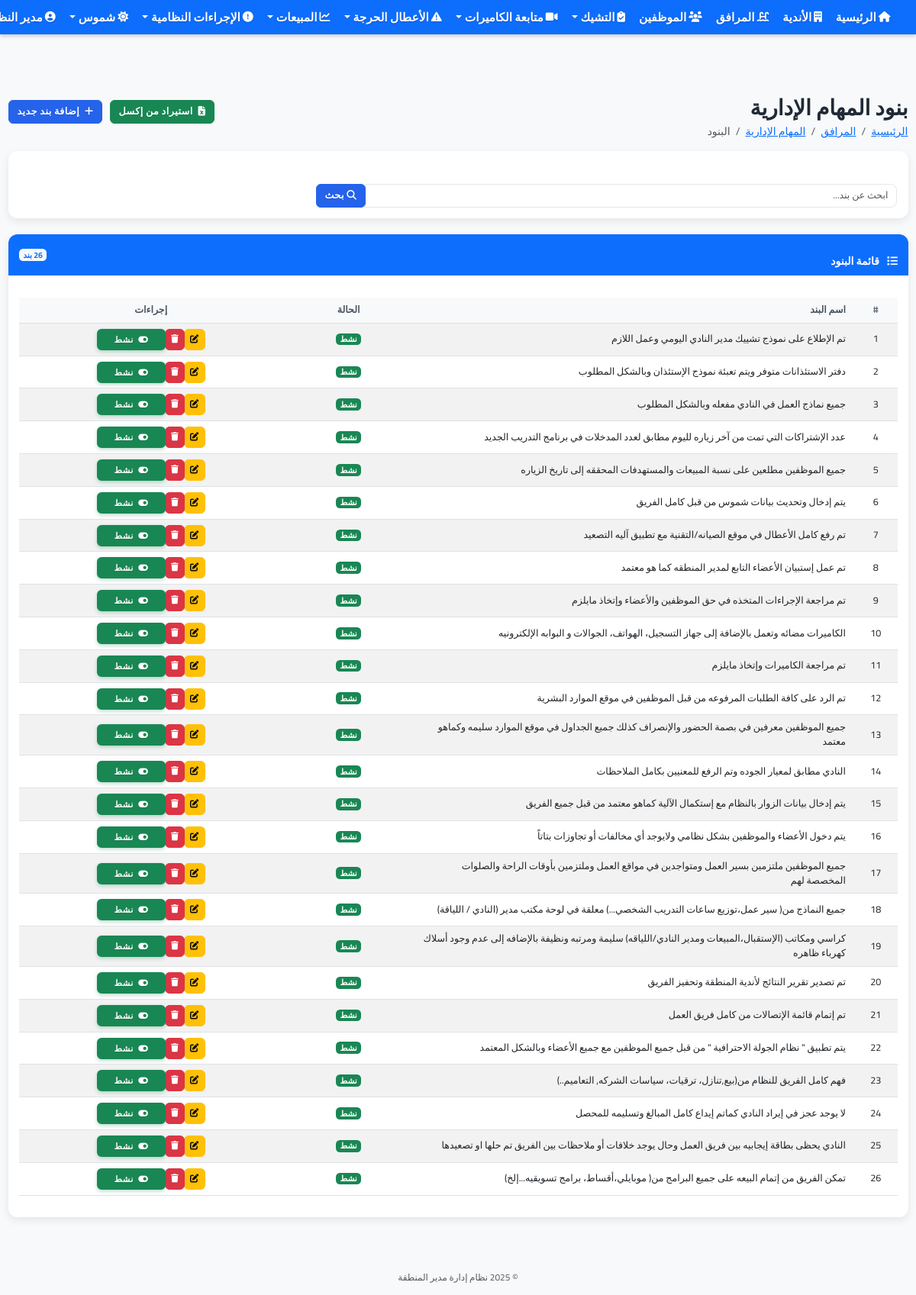
/facilities/1/items (signed in), run on the app's committed database.
### app.py (models this page shows, shortened)
class User(UserMixin, db.Model):
    __table__ = db.Table('user', db.metadata,
        db.Column('id', db.Integer, primary_key=True),
        db.Column('username', db.String(64), index=True, unique=True),
        db.Column('name', db.String(100)),
        db.Column('phone', db.String(20)),
        db.Column('password', db.String(128)),
        db.Column('is_admin', db.Boolean, default=False),
        db.Column('role', db.String(50), default='user'),  # الدور: admin, manager, supervisor, user
        extend_existing=True
    )
    permissions = db.relationship('Permission', secondary='user_permission', lazy='subquery',
                               backref=db.backref('users', lazy=True))
    clubs = db.relationship('Club', secondary=user_clubs, lazy='subquery',
                          backref=db.backref('users', lazy=True))
    def has_permission(self, permission_code):
        try:
            if self.is_admin:
                return True
        except Exception as e:
            print(f"خطأ في التحقق من الصلاحيات: {str(e)}")
            return False

class Facility(db.Model):
    id = db.Column(db.Integer, primary_key=True)
    name = db.Column(db.String(100), nullable=False)
    is_active = db.Column(db.Boolean, default=True)
    is_imported = db.Column(db.Boolean, default=False)  # حقل يشير إلى أن المرفق تم استيراده من ملف إكسل

class FacilityItem(db.Model):
    id = db.Column(db.Integer, primary_key=True)
    name = db.Column(db.String(100), nullable=False)
    is_active = db.Column(db.Boolean, default=True)
    facility_id = db.Column(db.Integer, db.ForeignKey('facility.id'), nullable=False)
    facility = db.relationship('Facility', backref='items')

### app.py (the view)
@app.route('/facilities/<int:facility_id>/items')
@login_required
def facility_items(facility_id):
    facility = Facility.query.get_or_404(facility_id)
    search_query = request.args.get('search', '')
    if search_query:
        items = FacilityItem.query.filter(
            FacilityItem.facility_id == facility_id,
            FacilityItem.name.contains(search_query)
        ).all()
    else:
        items = FacilityItem.query.filter_by(facility_id=facility_id).all()
    return render_template('facilities/items/index.html',
                          title=f'بنود {facility.name}',
                          facility=facility,
                          items=items,
                          search_query=search_query)

### templates/facilities/items/index.html (shortened to what this page needs)
{% extends "base.html" %}
{% block content %}
<div class="d-flex justify-content-between align-items-center mb-3">
    <div>
        <h1 class="mb-1">بنود {{ facility.name }}</h1>
        <nav aria-label="breadcrumb">
            <ol class="breadcrumb mb-0">
                <li class="breadcrumb-item"><a href="{{ url_for('index') }}">الرئيسية</a></li>
                <li class="breadcrumb-item"><a href="{{ url_for('facilities') }}">المرافق</a></li>
                <li class="breadcrumb-item"><a href="{{ url_for('facility_detail', id=facility.id) }}">{{ facility.name }}</a></li>
                <li class="breadcrumb-item active" aria-current="page">البنود</li>
            </ol>
        </nav>
    </div>
    <div>
        {% if current_user.has_permission('import_facility_items_excel') %}
        <a href="{{ url_for('import_facility_items_excel', facility_id=facility.id) }}" class="btn btn-success me-2">
            <i class="fas fa-file-excel me-1"></i> استيراد من إكسل
        </a>
        {% endif %}
        {% if current_user.has_permission('add_facility_item') or current_user.is_admin %}
        <a href="{{ url_for('new_facility_item', facility_id=facility.id) }}" class="btn btn-primary">
            <i class="fas fa-plus me-1"></i> إضافة بند جديد
        </a>
        {% endif %}
    </div>
</div>
<div class="card mb-4">
    <div class="card-body">
        <form action="{{ url_for('facility_items', facility_id=facility.id) }}" method="get" class="row g-3">
            <div class="col-md-8">
                <div class="input-group">
                    <input type="text" class="form-control" placeholder="ابحث عن بند..." name="search" value="{{ search_query }}">
                    <button class="btn btn-primary" type="submit">
                        <i class="fas fa-search"></i> بحث
                    </button>
                </div>
            </div>
            <div class="col-md-4 text-end">
            </div>
        </form>
    </div>
</div>
<div class="card">
    <div class="card-header bg-primary text-white d-flex justify-content-between align-items-center">
        <h5 class="mb-0"><i class="fas fa-list me-2"></i> قائمة البنود</h5>
        <span class="badge bg-light text-primary">{{ items|length }} بند</span>
    </div>
    <div class="card-body">
        {% if items %}
        <div class="table-responsive">
            <table class="table table-striped table-hover align-middle">
                <thead class="table-light">
                    <tr>
                        <th class="text-center" width="5%">#</th>
                        <th width="50%">اسم البند</th>
                        <th class="text-center" width="15%">الحالة</th>
                        <th class="text-center" width="30%">إجراءات</th>
                    </tr>
                </thead>
                <tbody>
                    {% for item in items %}
                    <tr>
                        <td class="text-center">{{ loop.index }}</td>
                        <td>{{ item.name }}</td>
                        <td class="text-center">
                            {% if item.is_active %}
                            <span class="badge bg-success">نشط</span>
                            {% else %}
                            <span class="badge bg-danger">معطل</span>
                            {% endif %}
                        </td>
                        <td class="text-center">
                            <div class="btn-group">
                                {% if current_user.has_permission('edit_facility_item') or current_user.is_admin %}
                                <a href="{{ url_for('edit_facility_item', facility_id=facility.id, item_id=item.id) }}" class="btn btn-sm btn-warning" title="تعديل">
                                    <i class="fas fa-edit"></i>
                                </a>
                                {% endif %}
                                {% if current_user.has_permission('delete_facility_item') or current_user.is_admin %}
                                <a href="{{ url_for('delete_facility_item', facility_id=facility.id, item_id=item.id) }}" class="btn btn-sm btn-danger" title="حذف" onclick="return confirm('هل أنت متأكد من حذف البند \'{{ item.name }}\' ؟')">
                                    <i class="fas fa-trash"></i>
                                </a>
                                {% endif %}
                                {% if current_user.has_permission('toggle_facility_item') or current_user.is_admin %}
                                <button type="button" class="btn btn-sm {% if item.is_active %}btn-outline-success active{% else %}btn-outline-danger{% endif %} toggle-btn toggle-item-btn" data-facility-id="{{ facility.id }}" data-item-id="{{ item.id }}" data-status="{% if item.is_active %}active{% else %}inactive{% endif %}" title="{% if item.is_active %}تعطيل{% else %}تفعيل{% endif %}">
                                    <i class="fas {% if item.is_active %}fa-toggle-on{% else %}fa-toggle-off{% endif %} me-1"></i>
                                    <span>{% if item.is_active %}نشط{% else %}معطل{% endif %}</span>
                                </button>
                                {% endif %}
                            </div>
                        </td>
                    </tr>
                    {% endfor %}
                </tbody>
            </table>
        </div>
        {% endif %}
    </div>
</div>
{% endblock %}

### templates/base.html (shortened to what this page needs)
<!DOCTYPE html>
<html lang="ar" dir="rtl">
<head>
    <link rel="stylesheet" href="https://cdn.jsdelivr.net/npm/bootstrap@5.3.0/dist/css/bootstrap.rtl.min.css">
    <link rel="stylesheet" href="https://cdnjs.cloudflare.com/ajax/libs/font-awesome/6.4.0/css/all.min.css" media="print" onload="this.media='all'">
    <link rel="stylesheet" href="{{ url_for('static', filename='css/fix-size.css') }}">
    <link rel="stylesheet" href="{{ url_for('static', filename='css/performance.css') }}">
    <link rel="stylesheet" href="{{ url_for('static', filename='css/compact-style.css') }}?v={{ range(100000, 999999) | random }}">
    <link rel="stylesheet" href="{{ url_for('static', filename='css/navbar-fixed-solution.css') }}?v={{ range(100000, 999999) | random }}">
    <link rel="stylesheet" href="{{ url_for('static', filename='css/navbar-fixed-absolute-new.css') }}?v={{ range(100000, 999999) | random }}">
    <link rel="stylesheet" href="{{ url_for('static', filename='css/dashboard-cards-fix.css') }}?v={{ range(100000, 999999) | random }}">
</head>
<body class="no-margin" style="padding-top: 70px !important; margin: 0 !important; overflow-x: hidden !important;">
    <nav class="navbar navbar-expand-lg navbar-dark bg-primary px-2 fixed-top" style="position: fixed !important; top: 0 !important; left: 0 !important; right: 0 !important; width: 100% !important; z-index: 1030 !important; margin: 0 !important; padding: 0 !important; height: 45px !important; box-shadow: 0 2px 5px rgba(0, 0, 0, 0.2) !important; transform: none !important; transition: none !important; animation: none !important; will-change: auto !important;">
        <div class="container-fluid" style="padding: 0;">
            <div class="collapse navbar-collapse" id="navbarNav">
                <ul class="navbar-nav">
                    {% if current_user.is_authenticated %}
                    <li class="nav-item">
                        <a class="nav-link fw-bold" href="{{ url_for('index') }}">
                            <i class="fas fa-home me-1"></i> الرئيسية
                        </a>
                    </li>
                    <li class="nav-item">
                        <a class="nav-link fw-bold" href="{{ url_for('clubs') }}">
                            <i class="fas fa-building me-1"></i> الأندية
                        </a>
                    </li>
                    <li class="nav-item">
                        <a class="nav-link fw-bold" href="{{ url_for('facilities') }}">
                            <i class="fas fa-swimming-pool me-1"></i> المرافق
                        </a>
                    </li>
                    <li class="nav-item">
                        <a class="nav-link fw-bold" href="{{ url_for('employees') }}">
                            <i class="fas fa-users me-1"></i> الموظفين
                        </a>
                    </li>
                    <li class="nav-item dropdown">
                        <a class="nav-link dropdown-toggle fw-bold" href="#" id="checksDropdown" role="button" data-bs-toggle="dropdown">
                            <i class="fas fa-clipboard-check me-1"></i> التشيك
                        </a>
                    </li>
                    <li class="nav-item dropdown">
                        <a class="nav-link dropdown-toggle fw-bold" href="#" id="cameraDropdown" role="button" data-bs-toggle="dropdown">
                            <i class="fas fa-video me-1"></i> متابعة الكاميرات
                        </a>
                    </li>
                    <li class="nav-item dropdown">
                        <a class="nav-link dropdown-toggle fw-bold" href="#" id="criticalIssuesDropdown" role="button" data-bs-toggle="dropdown">
                            <i class="fas fa-exclamation-triangle me-1"></i> الأعطال الحرجة
                        </a>
                    </li>
                    <li class="nav-item dropdown">
                        <a class="nav-link dropdown-toggle fw-bold" href="#" id="salesDropdown" role="button" data-bs-toggle="dropdown">
                            <i class="fas fa-chart-line me-1"></i> المبيعات
                        </a>
                    </li>
                    <li class="nav-item dropdown">
                        <a class="nav-link dropdown-toggle fw-bold" href="#" id="violationsDropdown" role="button" data-bs-toggle="dropdown">
                            <i class="fas fa-exclamation-circle me-1"></i> الإجراءات النظامية
                        </a>
                    </li>
                    <li class="nav-item dropdown">
                        <a class="nav-link dropdown-toggle fw-bold" href="#" id="shumoosDropdown" role="button" data-bs-toggle="dropdown">
                            <i class="fas fa-sun me-1"></i> شموس
                        </a>
                    </li>
                    {% endif %}
                </ul>
                <ul class="navbar-nav ms-auto">
                    {% if current_user.is_authenticated %}
                    <li class="nav-item dropdown">
                        <a class="nav-link dropdown-toggle fw-bold" href="#" id="navbarDropdown" role="button" data-bs-toggle="dropdown">
                            <i class="fas fa-user-circle me-1"></i> {{ current_user.name }}
                        </a>
                    </li>
                    {% else %}
                    <li class="nav-item">
                        <a class="nav-link fw-bold" href="{{ url_for('login') }}">
                            <i class="fas fa-sign-in-alt me-1"></i> تسجيل الدخول
                        </a>
                    </li>
                    {% endif %}
                </ul>
            </div>
        </div>
    </nav>
    <main class="container-fluid px-3" style="margin-top: 20px !important; padding-top: 20px !important;">
        {% block content %}{% endblock %}
    </main>
    <footer class="footer mt-5 py-3 bg-light">
        <div class="container text-center">
            <span class="text-muted">© 2025 نظام إدارة مدير المنطقة</span>
        </div>
    </footer>
</body>
</html>

### data on the page
User: name "مدير…"
Facility: name "المهام الإدارية"
FacilityItem: name "تم الإطلاع على نموذج تشييك مدير النادي اليومي وعمل اللازم", is_active "نشط"
FacilityItem: name "دفتر الاستئذانات متوفر ويتم تعبئة نموذج الإستئذان وبالشكل المطلوب", is_active "نشط"
FacilityItem: name "جميع نماذج العمل في النادي مفعله وبالشكل المطلوب", is_active "نشط"
FacilityItem: name "عدد الإشتراكات التي تمت من آخر زياره لليوم مطابق لعدد المدخلات في برنامج التدريب الجديد", is_active "نشط"
FacilityItem: name "جميع الموظفين مطلعين على نسبة المبيعات والمستهدفات المحققه إلى تاريخ الزياره", is_active "نشط"
FacilityItem: name "يتم إدخال وتحديث بيانات شموس من قبل كامل الفريق", is_active "نشط"
FacilityItem: name "تم رفع كامل الأعطال في موقع الصيانه/التقنية مع تطبيق آليه التصعيد", is_active "نشط"
FacilityItem: name "تم عمل إستبيان الأعضاء التابع لمدير المنطقه كما هو معتمد", is_active "نشط"
FacilityItem: name "تم مراجعة الإجراءات المتخذه في حق الموظفين والأعضاء وإتخاذ مايلزم", is_active "نشط"
FacilityItem: name "الكاميرات مضائه وتعمل بالإضافة إلى جهاز التسجيل، الهواتف، الجوالات و البوابه الإلكترونيه", is_active "نشط"
FacilityItem: name "تم مراجعة الكاميرات وإتخاذ مايلزم", is_active "نشط"
FacilityItem: name "تم الرد على كافة الطلبات المرفوعه من قبل الموظفين في موقع الموارد البشرية", is_active "نشط"
FacilityItem: name "جميع الموظفين معرفين في بصمة الحضور والإنصراف كذلك جميع الجداول في موقع الموارد سليمه وكماهو معتمد", is_active "نشط"
FacilityItem: name "النادي مطابق لمعيار الجوده وتم الرفع للمعنيين بكامل الملاحظات", is_active "نشط"
FacilityItem: name "يتم إدخال بيانات الزوار بالنظام مع إستكمال الآلية كماهو معتمد من قبل جميع الفريق", is_active "نشط"
FacilityItem: name "يتم دخول الأعضاء والموظفين بشكل نظامي ولايوجد أي مخالفات أو تجاوزات بتاتاً", is_active "نشط"
FacilityItem: name "جميع الموظفين ملتزمين بسير العمل ومتواجدين في مواقع العمل وملتزمين بأوقات الراحة والصلوات المخصصة لهم", is_active "نشط"
FacilityItem: name "جميع النماذج من( سير عمل،توزيع ساعات التدريب الشخصي...) معلقة في لوحة مكتب مدير (النادي / اللياقة)", is_active "نشط"
FacilityItem: name "كراسي ومكاتب (الإستقبال،المبيعات ومدير النادي/اللياقه) سليمة ومرتبه ونظيفة بالإضافه إلى عدم وجود أسلاك كهرباء ظاهره", is_active "نشط"
FacilityItem: name "تم تصدير تقرير النتائج لأندية المنطقة وتحفيز الفريق", is_active "نشط"
FacilityItem: name "تم إتمام قائمة الإتصالات من كامل فريق العمل", is_active "نشط"
FacilityItem: name "يتم تطبيق \" نظام الجولة الاحترافية \" من قبل جميع الموظفين مع جميع الأعضاء وبالشكل المعتمد", is_active "نشط"
FacilityItem: name "فهم كامل الفريق للنظام من(بيع,تنازل، ترقيات، سياسات الشركه, التعاميم..)", is_active "نشط"
FacilityItem: name "لا يوجد عجز في إيراد النادي كماتم إيداع كامل المبالغ وتسليمه للمحصل", is_active "نشط"
FacilityItem: name "النادي يحظى بطاقة إيجابيه بين فريق العمل وحال يوجد خلافات أو ملاحظات بين الفريق تم حلها او تصعيدها", is_active "نشط"
FacilityItem: name "تمكن الفريق من إتمام البيعه على جميع البرامج من( موبايلي،أقساط، برامج تسويقيه...إلخ)", is_active "نشط"

### other printed values
{{ items|length }} "26"
